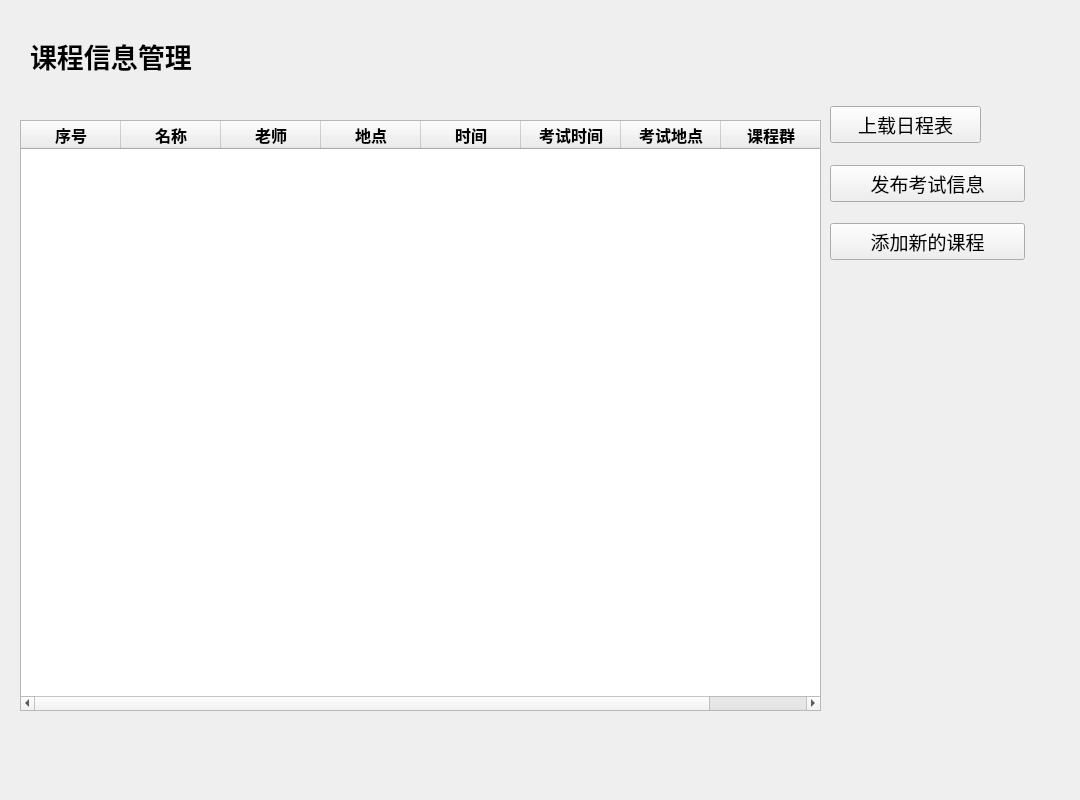
<?xml version="1.0" encoding="UTF-8"?>
<ui version="4.0">
 <class>manager</class>
 <widget class="QWidget" name="manager">
  <property name="geometry">
   <rect>
    <x>0</x>
    <y>0</y>
    <width>1080</width>
    <height>800</height>
   </rect>
  </property>
  <property name="windowTitle">
   <string>管理员界面</string>
  </property>
  <property name="toolTip">
   <string>这是管理员界面</string>
  </property>
  <widget class="QTableWidget" name="tableWidget">
   <property name="geometry">
    <rect>
     <x>20</x>
     <y>120</y>
     <width>801</width>
     <height>591</height>
    </rect>
   </property>
   <column>
    <property name="text">
     <string>序号</string>
    </property>
    <property name="font">
     <font>
      <family>Agency FB</family>
      <pointsize>12</pointsize>
      <weight>75</weight>
      <bold>true</bold>
     </font>
    </property>
   </column>
   <column>
    <property name="text">
     <string>名称</string>
    </property>
    <property name="font">
     <font>
      <family>Agency FB</family>
      <pointsize>12</pointsize>
      <weight>75</weight>
      <bold>true</bold>
     </font>
    </property>
   </column>
   <column>
    <property name="text">
     <string>老师</string>
    </property>
    <property name="font">
     <font>
      <family>Agency FB</family>
      <pointsize>12</pointsize>
      <weight>75</weight>
      <bold>true</bold>
     </font>
    </property>
   </column>
   <column>
    <property name="text">
     <string>地点</string>
    </property>
    <property name="font">
     <font>
      <family>Agency FB</family>
      <pointsize>12</pointsize>
      <weight>75</weight>
      <bold>true</bold>
     </font>
    </property>
   </column>
   <column>
    <property name="text">
     <string>时间</string>
    </property>
    <property name="font">
     <font>
      <family>Agency FB</family>
      <pointsize>12</pointsize>
      <weight>75</weight>
      <bold>true</bold>
     </font>
    </property>
   </column>
   <column>
    <property name="text">
     <string>考试时间</string>
    </property>
    <property name="font">
     <font>
      <family>Agency FB</family>
      <pointsize>12</pointsize>
      <weight>75</weight>
      <bold>true</bold>
     </font>
    </property>
   </column>
   <column>
    <property name="text">
     <string>考试地点</string>
    </property>
    <property name="font">
     <font>
      <family>Agency FB</family>
      <pointsize>12</pointsize>
      <weight>75</weight>
      <bold>true</bold>
     </font>
    </property>
   </column>
   <column>
    <property name="text">
     <string>课程群</string>
    </property>
    <property name="font">
     <font>
      <family>Agency FB</family>
      <pointsize>12</pointsize>
      <weight>75</weight>
      <bold>true</bold>
     </font>
    </property>
   </column>
  </widget>
  <widget class="QWidget" name="layoutWidget">
   <property name="geometry">
    <rect>
     <x>830</x>
     <y>40</y>
     <width>151</width>
     <height>170</height>
    </rect>
   </property>
   <layout class="QGridLayout" name="gridLayout_3">
    <item row="0" column="0">
     <widget class="QPushButton" name="load">
      <property name="font">
       <font>
        <family>Agency FB</family>
        <pointsize>14</pointsize>
       </font>
      </property>
      <property name="text">
       <string>上载日程表</string>
      </property>
     </widget>
    </item>
   </layout>
  </widget>
  <widget class="QWidget" name="layoutWidget">
   <property name="geometry">
    <rect>
     <x>830</x>
     <y>150</y>
     <width>195</width>
     <height>125</height>
    </rect>
   </property>
   <layout class="QGridLayout" name="gridLayout">
    <item row="1" column="0">
     <widget class="QPushButton" name="add">
      <property name="font">
       <font>
        <family>Agency FB</family>
        <pointsize>14</pointsize>
       </font>
      </property>
      <property name="text">
       <string>添加新的课程</string>
      </property>
     </widget>
    </item>
    <item row="0" column="0">
     <widget class="QPushButton" name="edit">
      <property name="font">
       <font>
        <family>Agency FB</family>
        <pointsize>14</pointsize>
       </font>
      </property>
      <property name="text">
       <string>发布考试信息</string>
      </property>
     </widget>
    </item>
   </layout>
  </widget>
  <widget class="QLabel" name="schedule">
   <property name="geometry">
    <rect>
     <x>30</x>
     <y>30</y>
     <width>241</width>
     <height>51</height>
    </rect>
   </property>
   <property name="font">
    <font>
     <family>Agency FB</family>
     <pointsize>20</pointsize>
     <weight>75</weight>
     <bold>true</bold>
    </font>
   </property>
   <property name="styleSheet">
    <string notr="true"/>
   </property>
   <property name="text">
    <string>课程信息管理</string>
   </property>
  </widget>
 </widget>
 <resources/>
 <connections/>
</ui>
